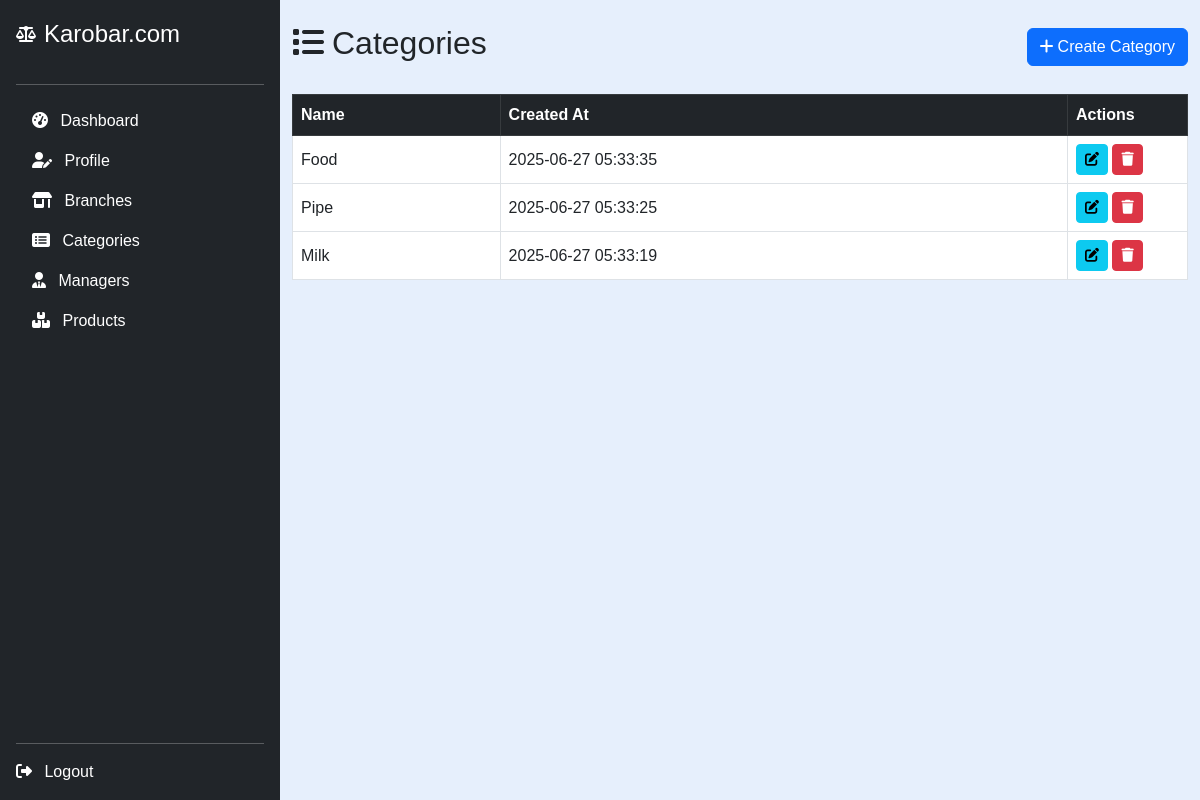
The page /owner/categories.php (signed in) on the database its author committed.
### tables this page shows
CREATE TABLE `categories` (
  `id` int(11) NOT NULL,
  `owner_id` int(11) NOT NULL,
  `name` varchar(255) NOT NULL,
  `created_at` timestamp NOT NULL DEFAULT current_timestamp()
);

### owner/categories.php (the view, shortened to what this page needs)
<?php
include('../config.php');
$owner_id = $_SESSION["id"];
$stmt = $conn->prepare("SELECT id, name, created_at FROM categories WHERE owner_id = ? ORDER BY created_at DESC");
$stmt->bind_param("i", $owner_id);
$stmt->execute();
$result = $stmt->get_result();
$categories = $result->fetch_all(MYSQLI_ASSOC);
?>
<!DOCTYPE html>
<html lang="en">
<head>
    <link href="https://cdn.jsdelivr.net/npm/bootstrap@5.3.0/dist/css/bootstrap.min.css" rel="stylesheet" />
    <link href="https://cdnjs.cloudflare.com/ajax/libs/font-awesome/6.4.0/css/all.min.css" rel="stylesheet" />
</head>
<body>
<?php include('sidebar.php'); ?>
<div class="container py-4">
    <div class="d-flex justify-content-between align-items-center mb-4">
        <h2><i class="fas fa-list me-2"></i>Categories</h2>
        <button class="btn btn-primary" data-bs-toggle="modal" data-bs-target="#categoryModal" onclick="openCreateModal()">
            <i class="fas fa-plus me-1"></i>Create Category
        </button>
    </div>
    <table class="table table-bordered table-hover align-middle">
        <thead class="table-dark">
            <tr>
                <th>Name</th>
                <th>Created At</th>
                <th style="width: 120px;">Actions</th>
            </tr>
        </thead>
        <tbody id="categoriesTableBody">
            <?php if (count($categories) === 0): ?>
                <tr><td colspan="3" class="text-center">No categories found.</td></tr>
            <?php else: ?>
                <?php foreach ($categories as $category): ?>
                    <tr data-id="<?= $category['id'] ?>">
                        <td class="category-name"><?= htmlspecialchars($category['name']) ?></td>
                        <td><?= htmlspecialchars($category['created_at']) ?></td>
                        <td>
                            <button class="btn btn-sm btn-info" onclick="openEditModal(<?= $category['id'] ?>)"><i class="fas fa-edit"></i></button>
                            <button class="btn btn-sm btn-danger" onclick="deleteCategory(<?= $category['id'] ?>)"><i class="fas fa-trash"></i></button>
                        </td>
                    </tr>
                <?php endforeach; ?>
            <?php endif; ?>
        </tbody>
    </table>
</div>
</body>
</html>

### owner/sidebar.php (style rules this page uses)
body { font-family: Arial, sans-serif; background-color: #e6effc; margin-left: 280px; }

### rows shown on the page
categories: name "Food", created_at "2025-06-27 05:33:35"
categories: name "Pipe", created_at "2025-06-27 05:33:25"
categories: name "Milk", created_at "2025-06-27 05:33:19"
